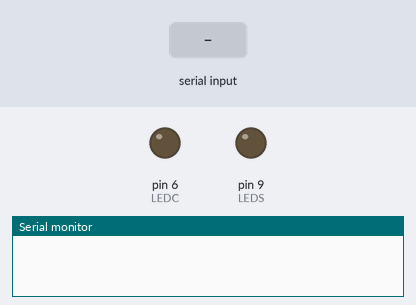
The sketch below on a simulated Arduino Uno, built with avr-gcc and run on an emulated ATmega328P. On the bench: output pins drawn as LEDs (lit = HIGH), the last lines printed to the serial monitor. Inputs (shaded band) come from the test bench.

Above: at 1.2 s.
1.3 s: "X90\n" received over the second serial link
At 2.5 s:
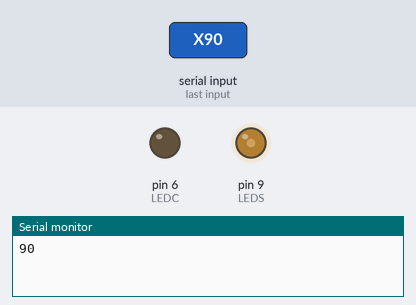
2.8 s: "X,45\n" received over the second serial link
At 3.8 s:
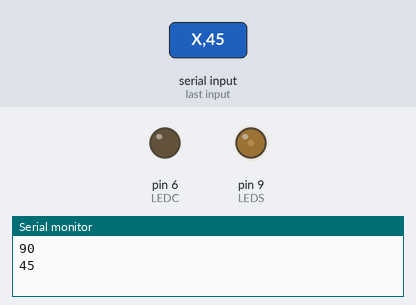
4.3 s: "Y90\n" received over the second serial link
At 5.0 s:
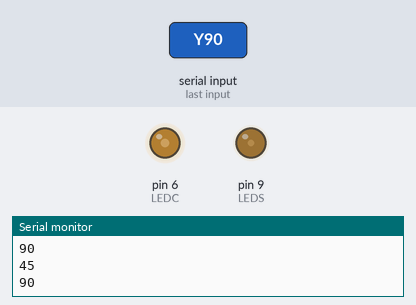
5.8 s: "X" received over the second serial link
At 7.9 s:
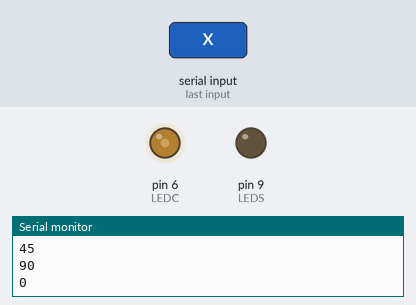
8.2 s: "Y,45\n" received over the second serial link
At 9.2 s:
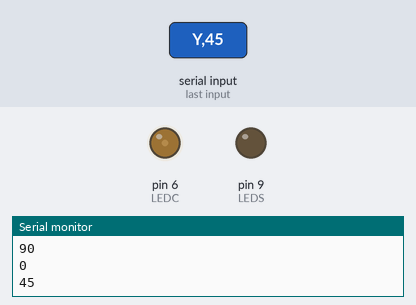
9.7 s: "X90\n" received over the second serial link
At 10.3 s:
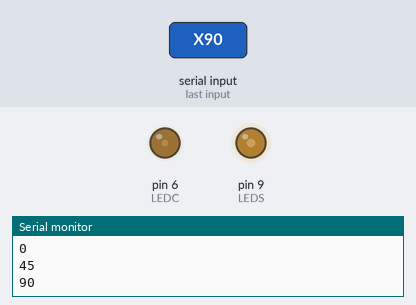
Timing chart, 0 to 12.2 s (numbered marks = the images above; inputs shaded):
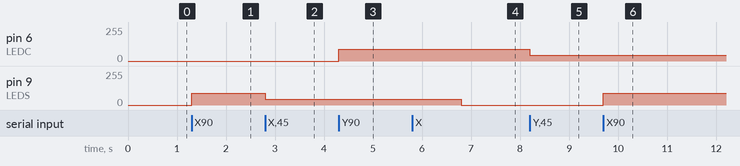

Measured:
- after the input at 1.3 s, pin 9 (LEDS): 0/255 → 90/255 at once
- after the input at 2.8 s, pin 9 (LEDS): 90/255 → 45/255 at once
- after the input at 4.3 s, pin 6 (LEDC): 0/255 → 90/255 at once
- after the input at 5.8 s, pin 9 (LEDS): 45/255 → 0/255 after 1.0 s
- after the input at 8.2 s, pin 6 (LEDC): 90/255 → 45/255 at once
- after the input at 9.7 s, pin 9 (LEDS): 0/255 → 90/255 at once

The sketch:

IntensiteLED.ino
```cpp
#include<SoftwareSerial.h>
#define RX 8
#define TX 7
#define LEDS 9
#define LEDC 6
SoftwareSerial BlueT(RX,TX);
int PWM=0;
int PWM2=0;
char Data;
void setup(){
Serial.begin(9600);
BlueT.begin(9600);
pinMode(LEDC, OUTPUT);
pinMode(LEDS, OUTPUT);
}

void loop(){
if (BlueT.available()){
Data=BlueT.read();
  if (Data=='X') {
  PWM=BlueT.parseInt();
  Serial.println(PWM);
  analogWrite(LEDS, PWM);}

  if (Data=='Y') {
  PWM2=BlueT.parseInt();
  Serial.println(PWM2);
  analogWrite(LEDC, PWM2);}
}
}
```
